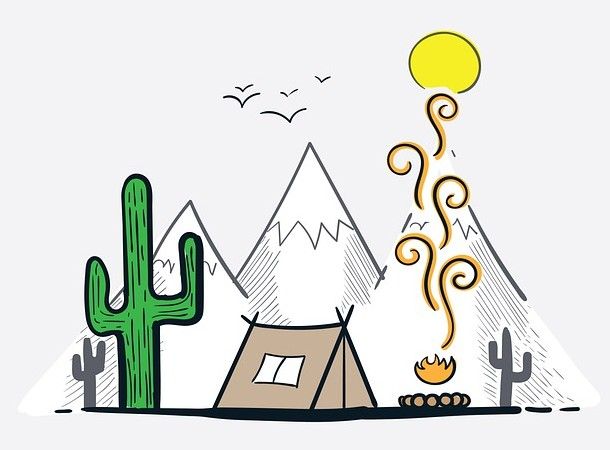
#> input picture imgs/mountain.jpg, 610 x 450 px
$ python L7_joinImages.py
#> lines starting #> are read from the running program, lines starting #| are printed output that depends on the picture
import cv2
import numpy as np

img = cv2.imread("imgs/mountain.jpg")
#> img is the input picture: shape (450, 610, 3); mean B, G, R 217.8, 223.2, 221.3


def stackImages(scale,imgArray):
    """
    This fucntion stacks images. However, I did not build it.
    Recovered from: https://www.youtube.com/watch?v=WQeoO7MI0Bs
    To work properly, you should have rectangles (equal number
    of imgs per column or row)
    """
    rows = len(imgArray)
    cols = len(imgArray[0])
    rowsAvailable = isinstance(imgArray[0], list)
    width = imgArray[0][0].shape[1]
    height = imgArray[0][0].shape[0]
    if rowsAvailable:
        for x in range ( 0, rows):
            for y in range(0, cols):
                if imgArray[x][y].shape[:2] == imgArray[0][0].shape [:2]:
                    imgArray[x][y] = cv2.resize(imgArray[x][y], (0, 0), None, scale, scale)
                else:
                    imgArray[x][y] = cv2.resize(imgArray[x][y], (imgArray[0][0].shape[1], imgArray[0][0].shape[0]), None, scale, scale)
                if len(imgArray[x][y].shape) == 2: imgArray[x][y]= cv2.cvtColor( imgArray[x][y], cv2.COLOR_GRAY2BGR)
        imageBlank = np.zeros((height, width, 3), np.uint8)
        hor = [imageBlank]*rows
        for x in range(0, rows):
            hor[x] = np.hstack(imgArray[x])
        ver = np.vstack(hor)
    else:
        for x in range(0, rows):
            if imgArray[x].shape[:2] == imgArray[0].shape[:2]:
                imgArray[x] = cv2.resize(imgArray[x], (0, 0), None, scale, scale)
            else:
                imgArray[x] = cv2.resize(imgArray[x], (imgArray[0].shape[1], imgArray[0].shape[0]), None,scale, scale)
            if len(imgArray[x].shape) == 2: imgArray[x] = cv2.cvtColor(imgArray[x], cv2.COLOR_GRAY2BGR)
        hor= np.hstack(imgArray)
        ver = hor
    return ver


# Basic stacks:
"""
There is a problem using the numpy functions:
    You can't add images with different channels.
    You can't resize images.
"""

horizontal = np.hstack((img, img))
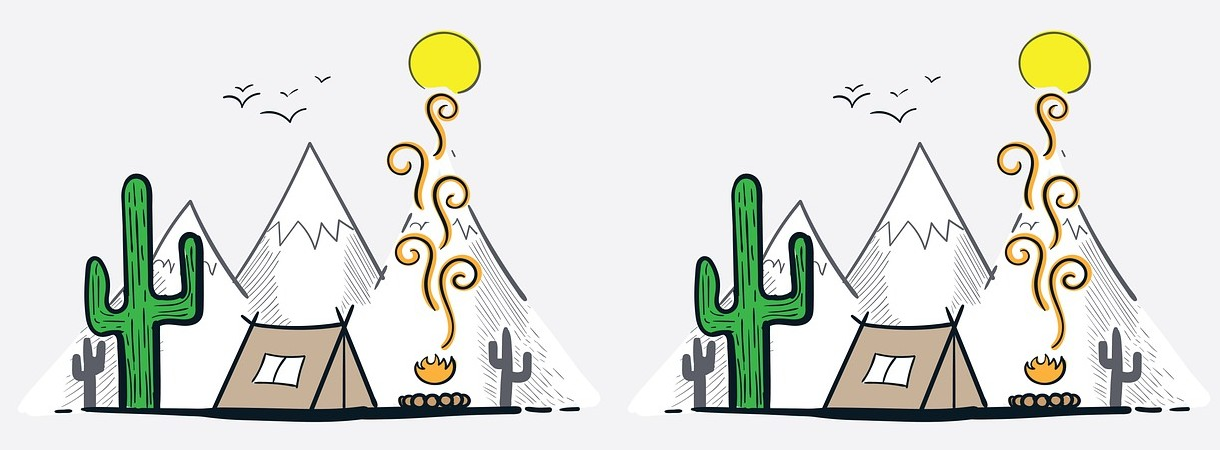
#> horizontal: shape (450, 1220, 3); mean B, G, R 217.8, 223.2, 221.3

vertical = np.vstack((img, img))
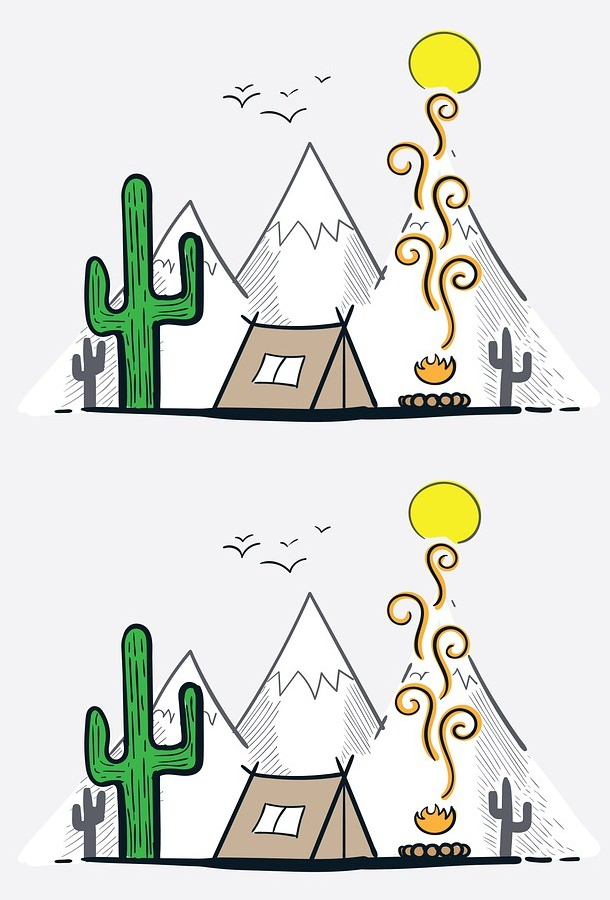
#> vertical: shape (900, 610, 3); mean B, G, R 217.8, 223.2, 221.3

cv2.imshow("hor stack NP", horizontal)
cv2.imshow("ver stack NP", vertical)

# Call funtion

scale = 0.5 # To make images bigger or smaller
hrArray = [img, img, img]


imgStack = stackImages(scale, (hrArray, hrArray))
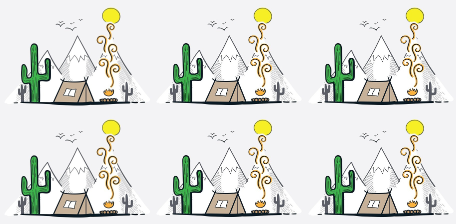
#> imgStack: shape (224, 456, 3); mean of channels 0, 1, 2 217.8, 223.1, 221.2; drawn as B, G, R

cv2.imshow("Custom function", imgStack)


cv2.waitKey(0)
